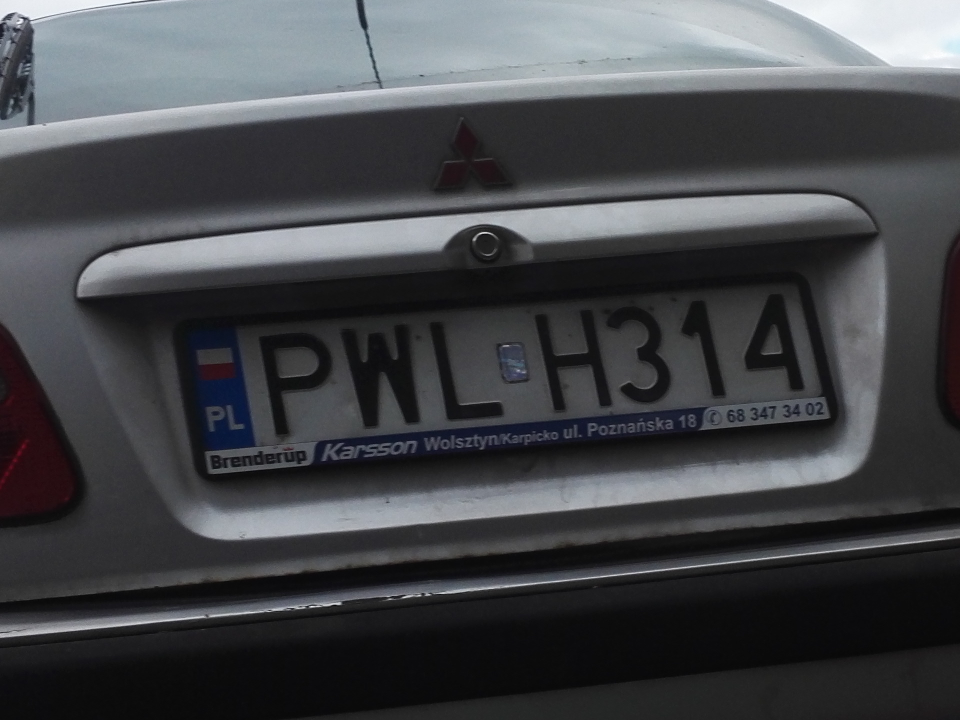
#> input picture data/test/test_00.jpg, 1920 x 1440 px, given as the content of the folder data/cars/norm1, which was not available (shown at 1/2 size)
$ python click_car.py
#> lines starting #> are read from the running program, lines starting #| are printed output that depends on the picture
import cv2
import glob
import numpy as np
import os

data_path = 'data'
NAME = 'norm1'

imgs = glob.glob(os.path.join(data_path, 'cars', NAME, '*'))

array = []

i = 0


def transform(event, x, y, flags, params):
    if event == cv2.EVENT_LBUTTONUP:
        Xs.append(x)
        Xs.append(y)


cv2.namedWindow('image')
cv2.setMouseCallback('image', transform)

while i < imgs.__len__():
    Xs = []
    im = cv2.imread(imgs[i])
#> im is the input picture: shape (1440, 1920, 3); mean B, G, R 73.8, 70.4, 68.8
    im = cv2.resize(im, (1280, 720))
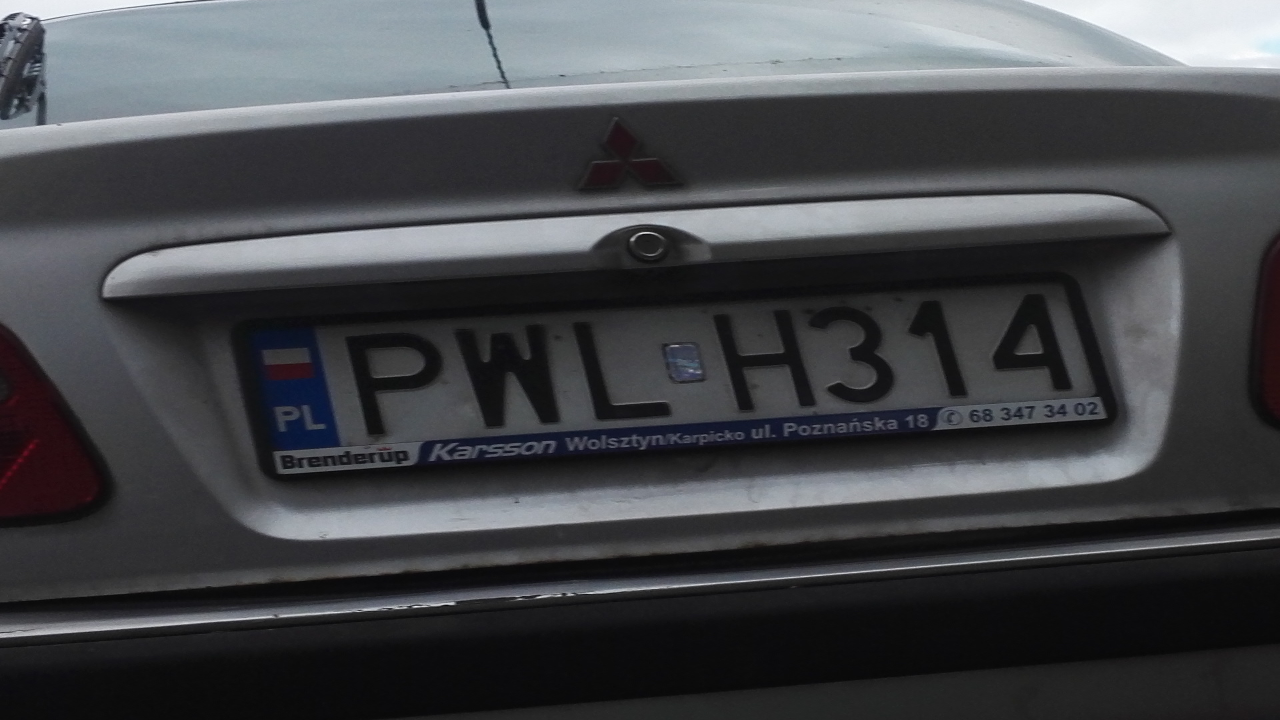
#> im: shape (720, 1280, 3); mean B, G, R 73.8, 70.4, 68.8

    cv2.imshow('image', im)
    cv2.waitKey(0)

    if len(Xs) < 8:
        continue
    array.append([im, Xs[0], Xs[1], Xs[2], Xs[3], Xs[4], Xs[5], Xs[6], Xs[7]])
    print(imgs.__len__() - i)
    i += 1

if os.path.isfile(os.path.join(data_path, 'cars', NAME+'.npy')):
    old_array = np.load(os.path.join(data_path, 'cars', NAME+'cars.npy'))
    new_array = old_array.tolist() + array
    np.save(os.path.join(data_path, 'cars', NAME), new_array)
else:
    np.save(os.path.join(data_path, 'cars', NAME), array)

$ run again, on data/train/tab_024.jpg
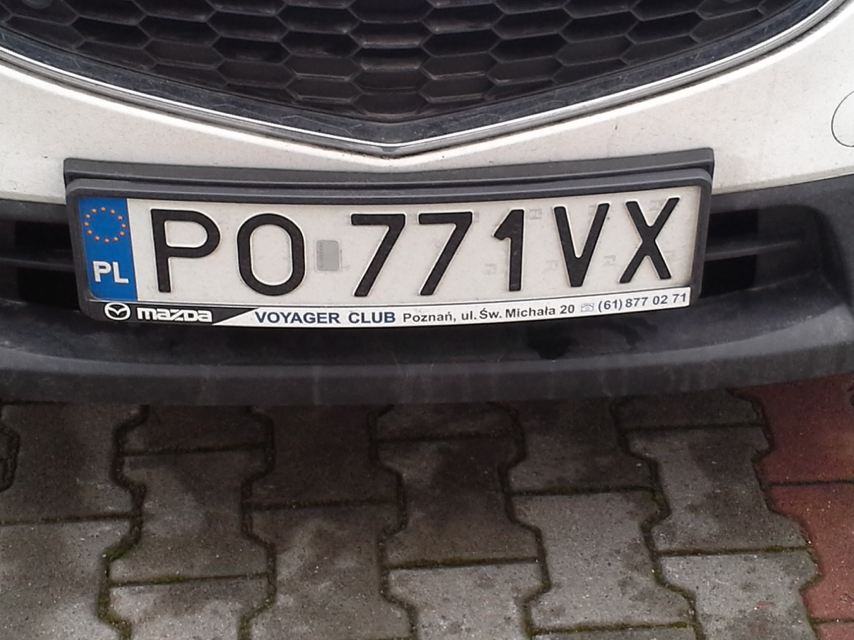
#> input picture data/train/tab_024.jpg, 2560 x 1920 px, given as the content of the folder data/cars/norm1, which was not available (shown at 1/3 size)
#> im is the input picture: shape (1920, 2560, 3); mean B, G, R 88.3, 88.8, 94.1
#> `im = cv2.resize(im, (1280, 720))`:
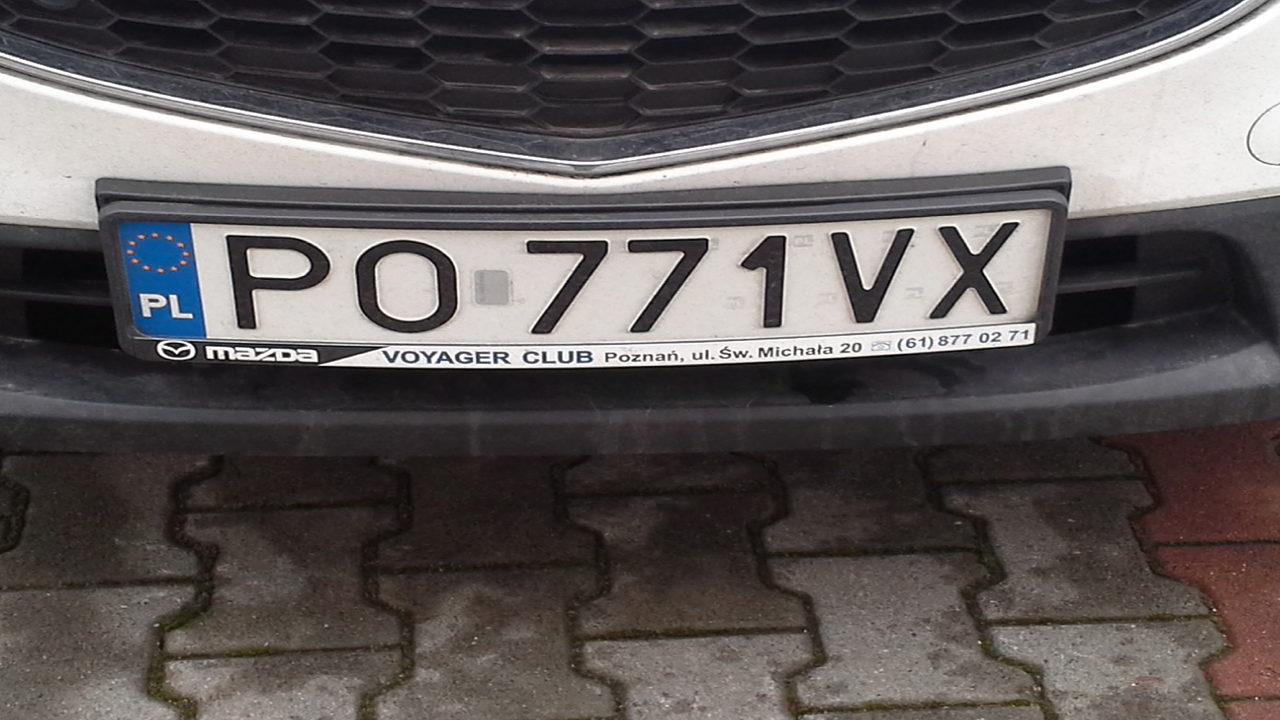
#> im: shape (720, 1280, 3); mean B, G, R 88.3, 88.8, 94.1
